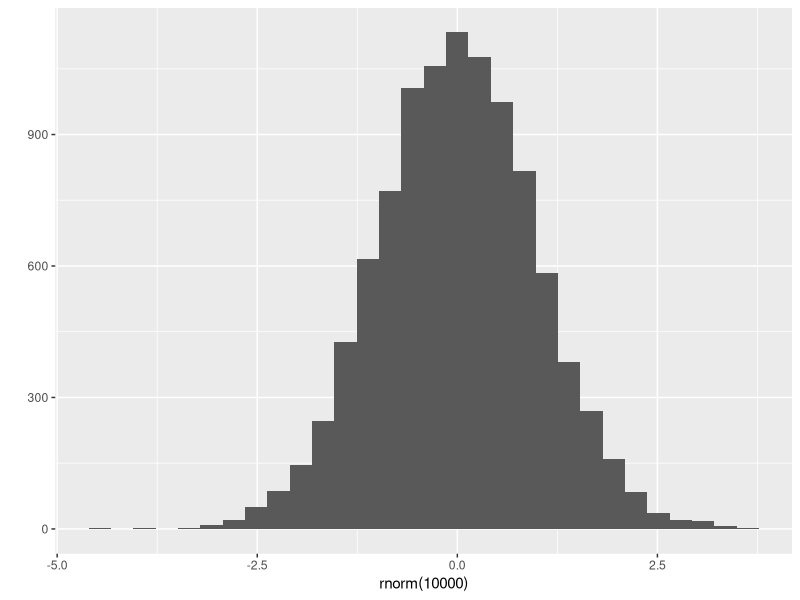
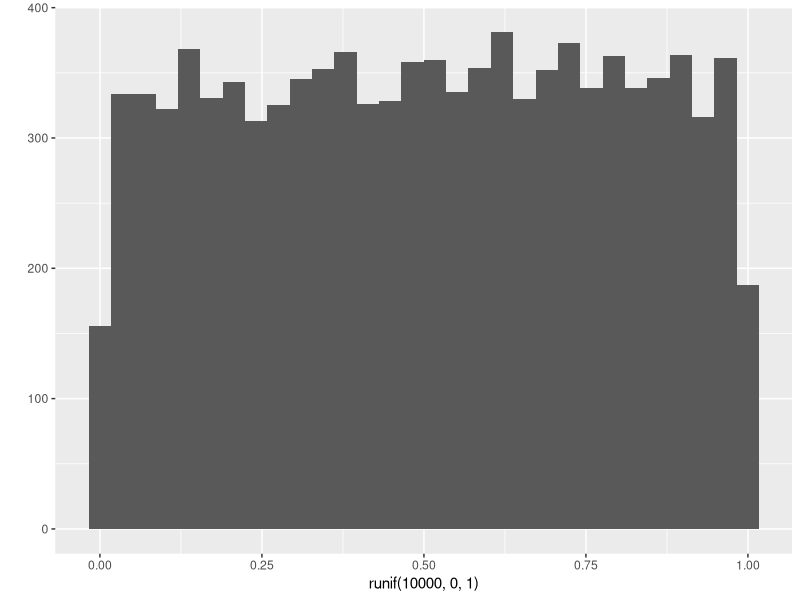
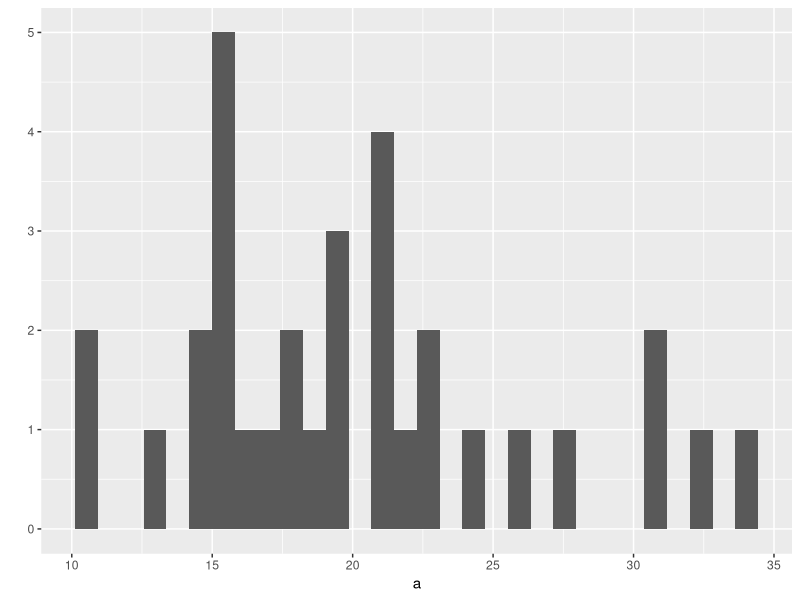
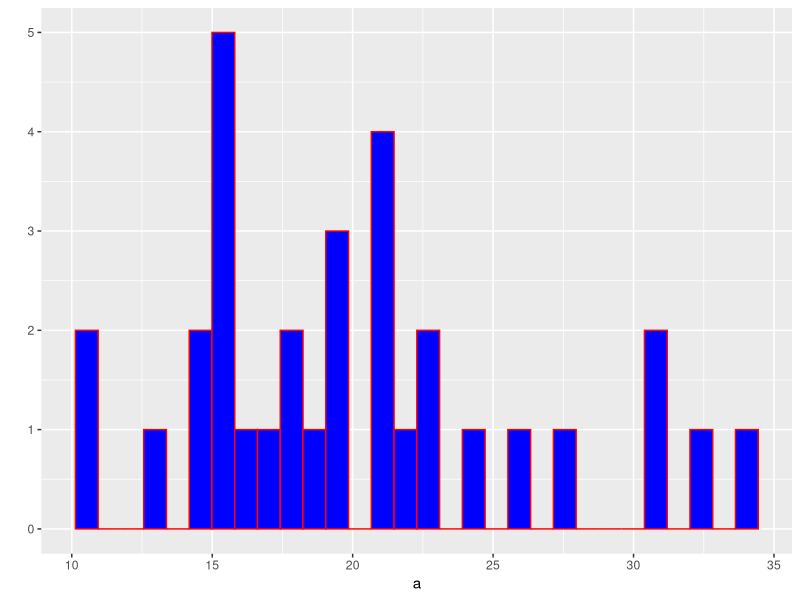

Recreate these plots in R, in order.
## ---- chunk 1
suppressMessages(library(tidyverse))
## ---- chunk 2
# store a number to a variable named `a`
a <- 0.2
## ---- chunk 3
# print a
a
## ---- chunk 4
# store a vector to a variable named `b`
b <- c(1,4,9)
## ---- chunk 5
# print b
b
## ---- chunk 6
z <- 5
i <- (z * 2 + 45)/2
i
## ---- chunk 7
typeof(c(1,2,3))
## ---- chunk 8
length(c(1,2,3))
## ---- chunk 9
attributes(c(1,2,3))
## ---- chunk 10
a <- c(x=1,y=2,z=3)   # when creating
names(a)
## ---- chunk 11
names(a) <- c("l", "m", "n")   # by modifying existing names
a
## ---- chunk 12
attributes(a)    # names are attributes
## ---- chunk 13
attributes(mtcars)
## ---- chunk 14
v <- c(4, 7, 23.5, 76.2, 80, "rrt")
v
## ---- chunk 15
typeof(v)
## ---- chunk 16
sum(c(TRUE, FALSE, TRUE))
## ---- chunk 17
a <- c(1,2,3)
a
b <- as.character(a)
b
## ---- chunk 18
u <- c(4, 6, NA, 2)
u
## ---- chunk 19
k <- c(TRUE, FALSE, FALSE, NA, TRUE)
k
## ---- chunk 20
# we can manually type the element of a vector using c()
a <- c(1,2,3,4,5)
a
## ---- chunk 21
# c() also combine vectors
a <- c(1,2,3)
b <- c(4,5,6)
c <- c(a, b)
c
## ---- chunk 22
# k:n generates a vector whose elements are the sequence of numbers from k to n
1:10
## ---- chunk 23
# seq() generates regular sequence
# seq(from, to)
seq(1, 10)
## ---- chunk 24
# seq(from, to, by)
seq(1, 10, 2)
## ---- chunk 25
# rep(x, times) replicates the values in x multiple times
# x can be a number or vector
# replicates 1 5 times
rep(1, 5)
## ---- chunk 26
# replicates c(1, 2) 5 times
rep(c(1,2), 5)
## ---- chunk 27
# each element of c(1,2) is repeated 5 times
rep(c(1,2), each = 5)
## ---- chunk 28
# rnorm(n, mean = 0, sd = 1) generates a vector of n random samples 
# from a normal distribution with specific mean and sd. 
rnorm(100)
## ---- chunk 29
qplot(rnorm(10000))
## ---- chunk 30
# runif(n, min, max) generates a vector of n random samples 
# from a uniform distribution whose limits are min and max. 
runif(100, 0, 1)
## ---- chunk 31
qplot(runif(10000, 0, 1))
## ---- chunk 32
x <- c(2,3,4,5,6,7)
x[c(3,1)]
## ---- chunk 33
x[-c(3,1)]
## ---- chunk 34
x[c(TRUE, TRUE, FALSE, FALSE, TRUE, TRUE)]
## ---- chunk 35
x > 3
## ---- chunk 36
# This is called a logical indexing, which is a very powerful tool.
# > : greater than (Logical Operators)
x[x > 3]   
## ---- chunk 37
x[x > 3 & x < 5]
## ---- chunk 38
# %in% operator 
# v1 %in% v2 returns a logical vector indicating 
# whether the elements of v1 are included in v2. 
c(1,2,3) %in% c(2,3,4,5,6)
## ---- chunk 39
a <- c(1,2,3,4,5)
a
## ---- chunk 40
# we replace an element of a vector using the indexing and assignment operators. 
a[3] <- 100
a
## ---- chunk 41
a[c(1,5)] <- 100
a
## ---- chunk 42
a <- c(1,2,3,NA,5,6,NA)
a
## ---- chunk 43
# is.na indicates which elements are missing
is.na(a)  # returns TRUE when missing
## ---- chunk 44
# Type conversion: TRUE and FALSE will be converted into 1 and 0, respectively. 
# This expression answers the question: How many NSs are in a?
sum(is.na(a))
## ---- chunk 45
# !x = not x (negation)
!is.na(a)  # returns TRUE when not missing
## ---- chunk 46
# This expression answers the question: How many non-NSs are in a?
sum(!is.na(a))
## ---- chunk 47
# logical indexing
a[is.na(a)] <- 999
a
## ---- chunk 48
# create a vector with names
a <- c(x = 1, y = 2, z = 3)
a
## ---- chunk 49
# named vector can be indexed using their names
a[c("x", "z")]
## ---- chunk 50
# R uses a "recycling rule" by repeating the shorter vector
# In this example, R recycled c(TRUE, FALSE) to produce c(TRUE, FALSE, TRUE, FALSE)
i <- c(TRUE, FALSE)
a <- c(1,2,3,4)
a[i]
## ---- chunk 51
# R uses a "recycling rule" by repeating the shorter vector
v1 <- c(4,5,6,7)
v2 <- c(10,10)
v1+v2
## ---- chunk 52
# sort(x, decreasing = FALSE) 
# By default, sort() sorts ascending order.
sort(c(5,6,4))
## ---- chunk 53
# sorts into descending order
sort(c(5,6,4), decreasing = TRUE)
## ---- chunk 54
# rev() provides a reversed version of its argument
rev(c(5,6,4))
## ---- chunk 55
# rank() returns the sample ranks of the elements in a vector
rank(c(5,6,4))
## ---- chunk 56
# order() returns a permutation which rearranges 
# its first argument into ascending or descending order. 
# What this means is order(c(5,6,4)) 
# 1) first sorts a vector in ascending order to produce c(4,5,6)
# 2) and returns the indices of the sorted element in the original vector. 
# e.g., we have 3 first b/c the index of 4 in the original vector is 3
# e.g., we have 1 first b/c the index of 5 in the original vector is 1
# e.g., we have 2 first b/c the index of 6 in the original vector is 2
order(c(5,6,4))
## ---- chunk 57
# We use order() to sort a vector or dataframe
a <- c(5,6,4)
a[order(a)]
## ---- chunk 58
# sort a dataframe
head(mtcars[order(mtcars$mpg), ])
## ---- chunk 59
v <- c(1,4,25)
sqrt(v)
## ---- chunk 60
v <- c(1,2,3)
v^2
## ---- chunk 61
v1 <- c(4,5,6,7)
v2 <- c(10,2,1,2)
v1+v2
## ---- chunk 62
# R uses a "recycling rule" by repeating the shorter vector
v1 <- c(4,5,6,7)
v2 <- c(10,2)
v1+v2
## ---- chunk 63
# mean will be subtracted from every element of v1
v1 <- c(1,2,3,4)
v1 - mean(v1)
## ---- chunk 64
# table() creates a frequency table
a <- c(1, 1, 2, 2, 2, 3, 3, 3, 4, 4, 4, 4, 4)
table(a)
## ---- chunk 65
# unique() returns a vector of unique elements
unique(a)
## ---- chunk 66
a <- c(1,2,3,NA,5)
## ---- chunk 67
# By default, mean() produces NA when there's NAs in a vector
mean(a)
## ---- chunk 68
# na.rm = TRUE removes NAs before computation
mean(a, na.rm = TRUE)
## ---- chunk 69
a <- mtcars$mpg
## ---- chunk 70
length(a)
## ---- chunk 71
sum(a)/length(a)
## ---- chunk 72
mean(a)
## ---- chunk 73
sd(a)^2
## ---- chunk 74
var(a)
## ---- chunk 75
sum((a-mean(a))^2)/(length(a)-1)
## ---- chunk 76
(a-mean(a))/sd(a)
## ---- chunk 77
# check the help document of scale() by typing ?scale for more details
scale(a)
## ---- chunk 78
max(a)-min(a)
## ---- chunk 79
# another solution
diff(range(a))
## ---- chunk 80
# your maximum value will be 1, and minimum value will be 0. 
(a-min(a))/(max(a)-min(a))
## ---- chunk 81
qplot(a)
## ---- chunk 82
# To set aesthetics, wrap in I()
qplot(a, color = I("red"), fill = I("blue"))
## ---- chunk 83
# creates a logical vector in which TRUE indicates the element that is larger than 20
a>20
## ---- chunk 84
# This is a logical indexing where the logical vector 
# within the subsetting operator (i.e., []) will create a vector with elements larger than 20. 
a[a>20]
## ---- chunk 85
length(a[a>20])
## ---- chunk 86
# same result
# this happens because of "vectorization" and "type conversion"
sum(a>20)
## ---- chunk 87
b <- txhousing$median
## ---- chunk 88
# levels are the set of allowed values
f1 <- factor(c(2,1,1,3,2,1,1))
f1
## ---- chunk 89
typeof(f1)
## ---- chunk 90
attributes(f1)
## ---- chunk 91
levels(f1)
## ---- chunk 92
# test for objects of type "character"
is.character(levels(f1))
## ---- chunk 93
levels(f1) <- c("one", "two", "three")
f1
## ---- chunk 94
f2 <- factor(c("Dec", "Apr", "Jan", "Mar"))
f2
## ---- chunk 95
sort(f2)
## ---- chunk 96
month_levels <- c(
  "Jan", "Feb", "Mar", "Apr", "May", "Jun", 
  "Jul", "Aug", "Sep", "Oct", "Nov", "Dec"
)
f3 <- factor(c("Dec", "Apr", "Jan", "Mar"), levels = month_levels)
f3
## ---- chunk 97
# In many cases, this is the result that we expect. 
sort(f3)
## ---- chunk 98
table(f3)
## ---- chunk 99
table(f2)
## ---- chunk 100
# the default level is in alphabetical order 
f4 <- factor(c("high", "low", "medium", "medium", "high"))
f4
## ---- chunk 101
sort(f4)
## ---- chunk 102
f5 <- factor(c("high", "low", "medium", "medium", "high"), levels = c("low", "medium", "high"))
f5
## ---- chunk 103
sort(f5)
## ---- chunk 104
f6 <- factor(c("high", "low", "medium", "medium", "high"), levels = c("low", "medium", "high"), ordered = TRUE)
f6
## ---- chunk 105
min(f6)
## ---- chunk 106
f6[1] > f6[2]
## ---- chunk 107
f7 <- ordered(c("high", "low", "medium", "medium", "high"), levels = c("low", "medium", "high"))
f7
## ---- chunk 108
set.seed(7)
x <- rnorm(100)
cut(x, breaks = quantile(x))
## ---- chunk 109
x <- list(1:6, "a", c(TRUE, TRUE, FALSE), c(1.2, 3.3, 4.6, 6.6))
x
## ---- chunk 110
# str() display the internal structure of an R object
str(x)
## ---- chunk 111
typeof(x)
## ---- chunk 112
# In R, lm() is a function that fits a regression model to data.
# In the following R expression, 'mpg' is a dependent variable
# and `disp` and `cyl` are independent variable. 
fit <- lm(mpg ~ disp + cyl, data = mtcars)
fit
## ---- chunk 113
typeof(fit)
## ---- chunk 114
str(fit)
## ---- chunk 115
my.lst <- list(stud.id=34453,      # creat a list
               stud.name="John", 
               stud.marks=c(14.3,12,15,19))
## ---- chunk 116
my.lst
## ---- chunk 117
# [ ] extracts a sub-list 
my.lst[1]
## ---- chunk 118
typeof(my.lst[1])
## ---- chunk 119
# [[ ]] extracts the value of an individual element 
my.lst[[1]]
## ---- chunk 120
typeof(my.lst[[1]])
## ---- chunk 121
# my.lst[[3]] will index the third element of a list, which is a numeric vector
# my.lst[[3]][2] will index the second element of the numeric vector
my.lst[[3]][2]
## ---- chunk 122
# In the case of lists with named elements
# $ extracts the value of an individual element 
my.lst$stud.id
## ---- chunk 123
typeof(my.lst$stud.id)
## ---- chunk 124
fit <- lm(mpg ~ disp + cyl, data = mtcars)
fit
## ---- chunk 125
head(iris)
## ---- chunk 126
typeof(iris)
## ---- chunk 127
str(iris)
## ---- chunk 128
# A motivating example: check the number of missing values in each column of the following data frame 'm'
m <- data.frame(matrix(c(1,2,3,4,NA,6,7,NA,NA,NA,NA,NA), ncol = 4))
m
## ---- chunk 129
sum(is.na(m$X1))
sum(is.na(m$X2))
sum(is.na(m$X3))
sum(is.na(m$X4))
## ---- chunk 130
# This one line of code will still work even when the number of columns are 1000 or more. 
lapply(m, function(x) sum(is.na(x)))
## ---- chunk 131
# lapply() returns a list, whereas sapply() returns a vector, matrix, or array. 
sapply(m, function(x) sum(is.na(x)))
## ---- chunk 132
library(psych)
## ---- chunk 133
head(bfi)
## ---- chunk 134
a <- 1:6
## ---- chunk 135
a
## ---- chunk 136
# Get or set specific attributes of an object.
attr(a, "dim") <- c(3,2)
## ---- chunk 137
a
## ---- chunk 138
# by default, a matrix is filled by column
a <- matrix(1:6, ncol=3, nrow=2)
a
## ---- chunk 139
a <- matrix(1:6, ncol=3)
a
## ---- chunk 140
# a matrix can be filled by row using `byrow = TRUE`
a <- matrix(1:6, ncol=3, nrow=2, byrow = TRUE)
a
## ---- chunk 141
attributes(a)
## ---- chunk 142
dim(a)
## ---- chunk 143
b <- array(1:12, c(2,3,2))
b
## ---- chunk 144
dim(b)
## ---- chunk 145
results <- matrix(c(10, 30, 40, 50, 43, 56, 21, 30), 2, 4, byrow = TRUE)
colnames(results) <- c("1qrt", "2qrt", "3qrt", "4qrt")
rownames(results) <- c("store1", "store2")
results
## ---- chunk 146
df <- data.frame(x=1:3, y=c("a", "b", "c"))
df
## ---- chunk 147
# display the internal structure of an R object
str(df) 
## ---- chunk 148
df <- data.frame(x=1:3, y=c("a", "b", "c"), stringsAsFactors = FALSE)
## ---- chunk 149
str(df) # display the internal structure of an R object
## ---- chunk 150
1 == 2
## ---- chunk 151
"a" != "b"
## ---- chunk 152
(1 == 2) | ("a" != "b")
## ---- chunk 153
(1 == 2) & ("a" != "b")
## ---- chunk 154
a <- matrix(1:9, nrow = 3)
colnames(a) <- c("A", "B", "C")
a
## ---- chunk 155
a[c(TRUE, FALSE, TRUE), c("B", "A")]
## ---- chunk 156
a[1, c(2,3)]
## ---- chunk 157
# If you omit any dimension, you obtain full columns or rows
a[2,]
## ---- chunk 158
a[,3]
## ---- chunk 159
a
## ---- chunk 160
a > 3
## ---- chunk 161
a[a>3] <- NA
a
## ---- chunk 162
# combine by columns
cbind(a,a)   
## ---- chunk 163
# combine by rows
rbind(a,a)   
## ---- chunk 164
colnames(a) 
## ---- chunk 165
rownames(a) <- c("D", "E", "F")
## ---- chunk 166
rownames(a)
## ---- chunk 167
# call (execute or run) the mean() function
mean(c(1,2,3,4))    
## ---- chunk 168
# a will store the object returned by the mean()
a <- mean(c(1,2,3,4))   
## ---- chunk 169
# mean() will not work with NA
mean(c(1,2,NA,4))     
## ---- chunk 170
# When na.rm = TRUE, NA will be removed before computation
mean(c(1,2,NA,4), na.rm = TRUE)    
## ---- chunk 171
# Define se() function that calculate the standard error
se <- function(x) {
  v <- var(x)
  n <- length(x)
  return(sqrt(v/n))
}
## ---- chunk 172
mySample <- rnorm(n=100, mean=20, sd=4)
se(mySample)
## ---- chunk 173
x1 <- rnorm(100, mean=0, sd=1)  # generate 100 random numbers from Normal(0,1)
x2 <- rnorm(100, mean=3, sd=2)  # generate 100 random numbers from Normal(3,2)
## ---- chunk 174
# creating a vector containing integers between 1 and 10
1:10 
## ---- chunk 175
5:0
## ---- chunk 176
seq(from=1, to=3, by=0.5)
## ---- chunk 177
# rep() replicates each term in formula
rep(5,3)
## ---- chunk 178
rep(1:2, 3)
## ---- chunk 179
rep(1:2, each=3)
## ---- chunk 180
# gl() generates sequences involving factors
# gl(k,n), k = the number of levels, 
# n = the number of repetitions.
gl(5,3)
## ---- chunk 181
x <- -5
if (x>0) {
  print("Positive number")
} else {
  print("Negative number")
}
## ---- chunk 182
for (i in 1:3) {
  print(i^2)
}
## ---- chunk 183
# count the number of even numbers
x <- c(2,5,3,9,8,11,6)
count <- 0
for (val in x) {
  if(val %% 2 == 0)  count = count+1
}
print(count)
